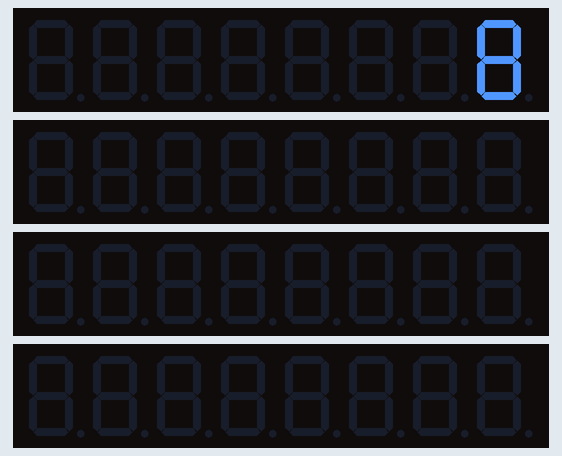
The sketch below on a simulated Arduino Uno, built with avr-gcc and run on an emulated ATmega328P. On the bench: 4 × 8-digit seven-segment display.

Above: at 1.1 s.
At 4.1 s:
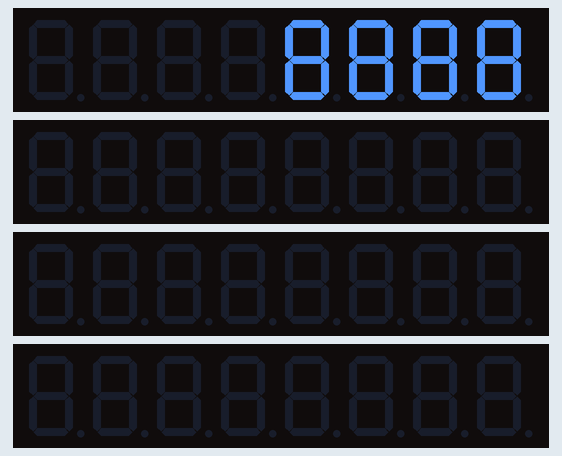
At 8.1 s:
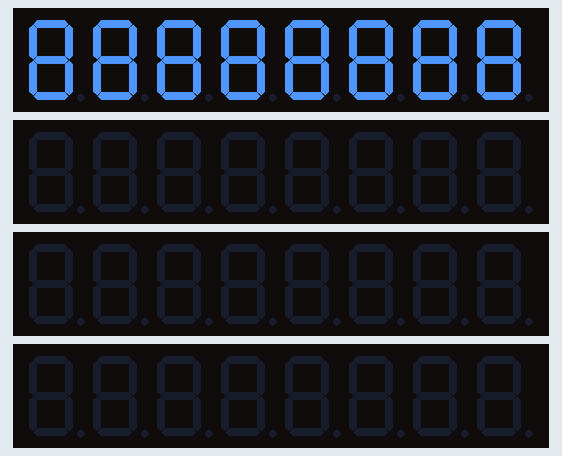
At 16.1 s:
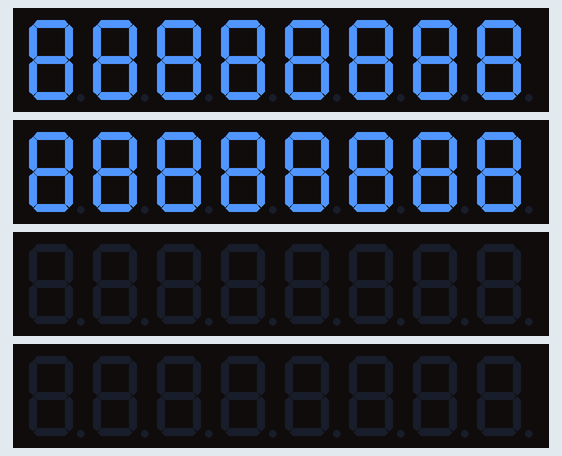
At 24.1 s:
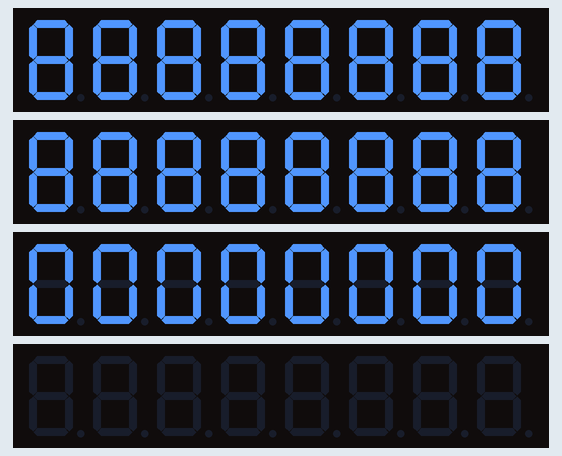
At 32.1 s:
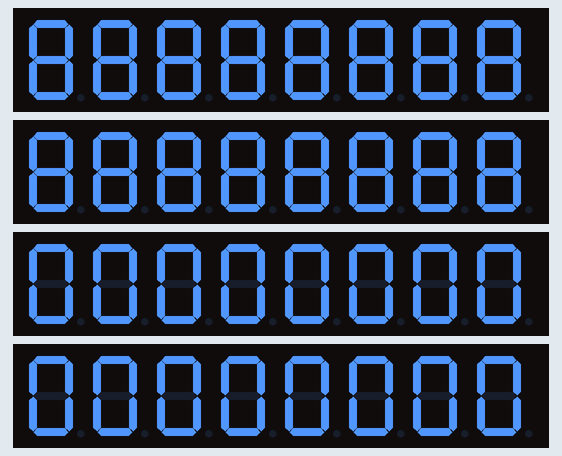

Measured:
- what the display in image 0 shows lasts 1.0 s, from 1.0 s to 2.0 s

The sketch:

8-Digit_7-Segment_Test.ino
```cpp
#include <LedControl.h>

// First pair: DIN, CLK, CS, number of displays
LedControl lc1(A4, A3, A5, 2);

// Second pair: DIN, CLK, CS, number of displays
LedControl lc2(10, 9, 11, 2);

void setup() {

  // Initialize first pair
  for (int i = 0; i < 2; i++) {
    lc1.shutdown(i, false);
    lc1.setIntensity(i, 0);
    lc1.clearDisplay(i);
  }

  delay(500);

  // Initialize second pair
  for (int i = 0; i < 2; i++) {
    lc2.shutdown(i, false);
    lc2.setIntensity(i, 0);
    lc2.clearDisplay(i);
  }

  delay(500);

  // Fill first pair
  for (int display = 0; display < 2; display++) {
    for (int digit = 0; digit < 8; digit++) {
      lc1.setDigit(display, digit, 8, false);
      delay(1000);
    }
  }

  // Fill second pair
  for (int display = 0; display < 2; display++) {
    for (int digit = 0; digit < 8; digit++) {
      lc2.setDigit(display, digit, 0, false);
      delay(1000);
    }
  }
}

void loop() {
}
```
